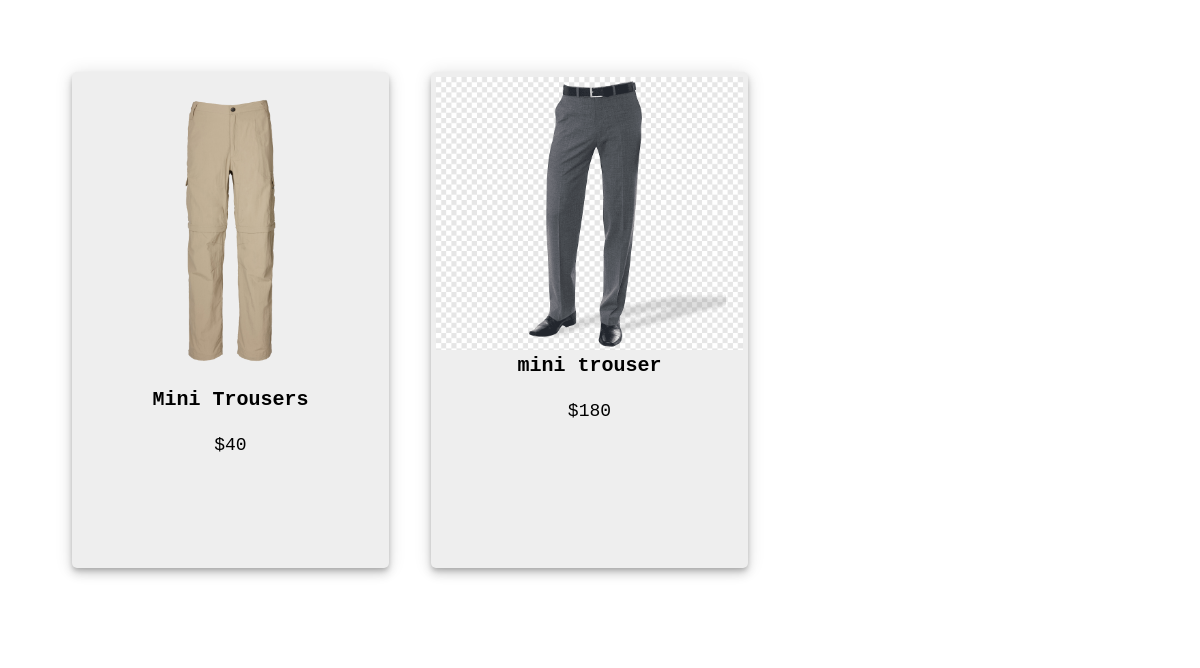
Page /category.php?type=trousers on the committed database.
### tables this page shows
CREATE TABLE `products` (
  `product_id` int(11) NOT NULL,
  `title` varchar(50) NOT NULL,
  `descpt` varchar(255) NOT NULL,
  `prize` int(7) NOT NULL,
  `img` text NOT NULL,
  `product_type` varchar(60) NOT NULL
);

### category.php (the view, shortened to what this page needs)
<html>
	<head>
		<link rel="stylesheet" type="text/css" href="assets/css/style.css">
	</head>
	<body>
		<div class="wraptek">
			<div class="wrapper">
				<?php
					include "application_top.php";
					$product_type=isset($_GET['type']) ? $_GET['type'] : '';
					$query=mysqli_query($conn, "SELECT * FROM products WHERE product_type='$product_type'");
					while($row=mysqli_fetch_array($query)){
				?>
						<div class="card" id="Products">
						<a href="product.php?product_id=<?php echo $row['product_id']; ?>" style="text-decoration: none">
							<div id="img-box">
								<img src="assets/image/products/<?php echo $row['img']; ?>" alt="" id="theImg" width="100%">
							</div>
						</a>
							<div class="card-body">
								<h1><?php echo $row['title']; ?></h1>
								<p class="card-text">$<?php echo $row['prize']; ?></p>
							</div>
						</div>
				<?php
					}
				?>
			</div>
		</div>
	</body>
</html>

### assets/css/style.css (style rules this page uses)
*, *::before, *::after { margin: 0; bottom: 0; }
html { font-size: 62.5%; box-sizing: border-box; }
body { font-family: 'Courier New', Courier, monospace; font-weight: 400; line-height: 1.6; box-sizing: inherit; }
.wraptek { background-color: #fff; }
.wrapper { display: grid; grid-template-columns: repeat(3, 30%); grid-gap: 4%; box-sizing: border-box; height: 64rem; width: 100%; padding: 6%; background-color: #fff; }
.wrapper > div { background-color: #eee; box-shadow: 0 3px 5px -1px rgb(0 0 0 / 20%), 0 6px 10px 0 rgb(0 0 0 / 14%), 0 1px 18px 0 rgb(0 0 0 / 12%); border-radius: 5px; padding: 5px; }
div.card-body > h1 { width: 100%; text-align: center; }
div.card { cursor: pointer; }
#img-box { width: 100%; height: 0.5wh; }

### category.php (style rules this page uses)
div.card-body > h1 { width: 100%; text-align: center; }
p { padding-top: 15px; font-size: 18px; font-family: inherit; text-align: center; }

### rows in the picture
products: img (picture), title "Mini Trousers", prize "40"
products: img (picture), title "mini trouser", prize "180"
